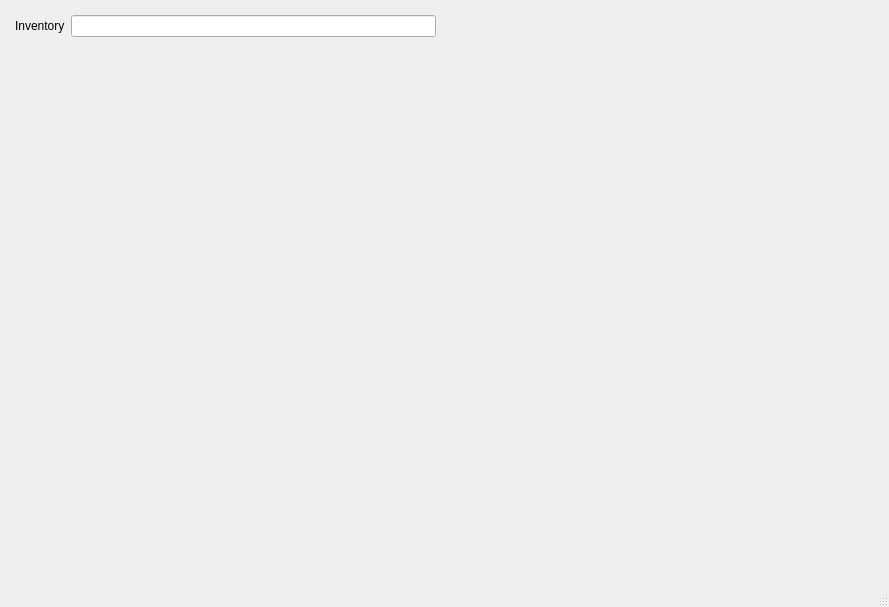
<?xml version="1.0" encoding="UTF-8"?>
<ui version="4.0">
 <class>MainWindow</class>
 <widget class="QMainWindow" name="MainWindow">
  <property name="geometry">
   <rect>
    <x>0</x>
    <y>0</y>
    <width>889</width>
    <height>607</height>
   </rect>
  </property>
  <property name="windowTitle">
   <string>aslfha;slkfj</string>
  </property>
  <widget class="QWidget" name="centralwidget">
   <widget class="QWidget" name="formLayoutWidget">
    <property name="geometry">
     <rect>
      <x>10</x>
      <y>10</y>
      <width>431</width>
      <height>146</height>
     </rect>
    </property>
    <layout class="QFormLayout" name="formLayout">
     <property name="leftMargin">
      <number>5</number>
     </property>
     <property name="topMargin">
      <number>5</number>
     </property>
     <property name="rightMargin">
      <number>5</number>
     </property>
     <property name="bottomMargin">
      <number>5</number>
     </property>
     <item row="0" column="0">
      <widget class="QLabel" name="inventoryLabel">
       <property name="text">
        <string>Inventory</string>
       </property>
      </widget>
     </item>
     <item row="0" column="1">
      <widget class="QLineEdit" name="inventoryLineEdit">
       <property name="enabled">
        <bool>true</bool>
       </property>
       <property name="sizePolicy">
        <sizepolicy hsizetype="Expanding" vsizetype="Fixed">
         <horstretch>0</horstretch>
         <verstretch>0</verstretch>
        </sizepolicy>
       </property>
      </widget>
     </item>
    </layout>
   </widget>
   <widget class="QWidget" name="gridLayoutWidget">
    <property name="geometry">
     <rect>
      <x>10</x>
      <y>170</y>
      <width>541</width>
      <height>201</height>
     </rect>
    </property>
    <layout class="QGridLayout" name="gridLayout" rowminimumheight="0" columnminimumwidth="0,0">
     <item row="0" column="1">
      <spacer name="verticalSpacer">
       <property name="orientation">
        <enum>Qt::Vertical</enum>
       </property>
       <property name="sizeHint" stdset="0">
        <size>
         <width>20</width>
         <height>40</height>
        </size>
       </property>
      </spacer>
     </item>
     <item row="0" column="0">
      <spacer name="verticalSpacer_2">
       <property name="orientation">
        <enum>Qt::Vertical</enum>
       </property>
       <property name="sizeHint" stdset="0">
        <size>
         <width>20</width>
         <height>40</height>
        </size>
       </property>
      </spacer>
     </item>
    </layout>
   </widget>
  </widget>
  <widget class="QMenuBar" name="menubar">
   <property name="geometry">
    <rect>
     <x>0</x>
     <y>0</y>
     <width>889</width>
     <height>25</height>
    </rect>
   </property>
  </widget>
  <widget class="QStatusBar" name="statusbar"/>
 </widget>
 <resources/>
 <connections/>
</ui>
